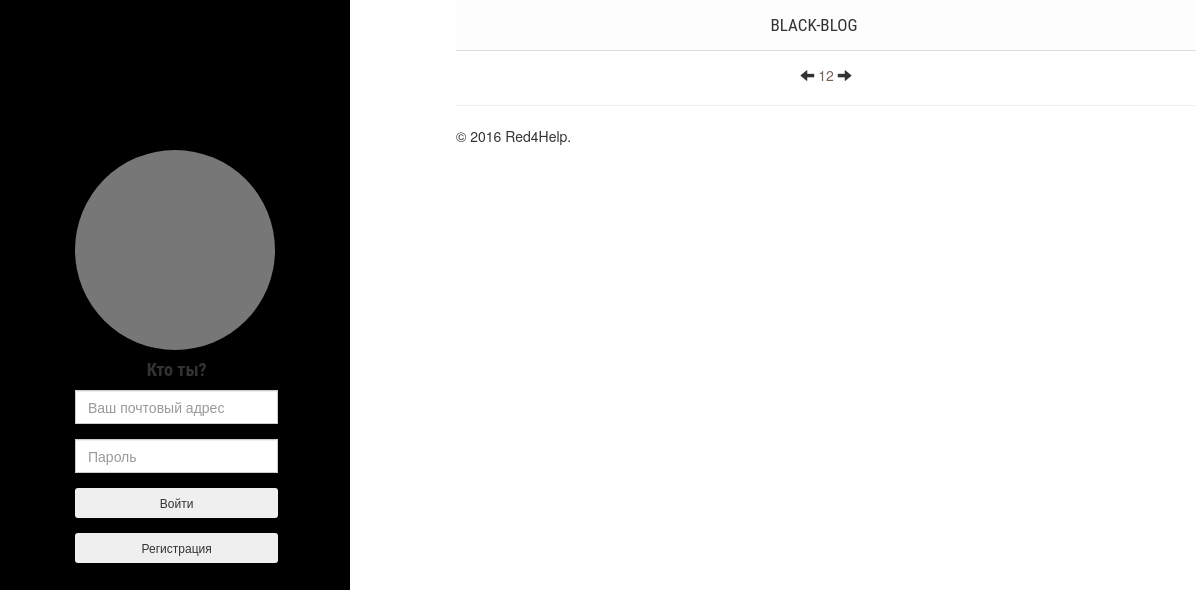
/, run on an earlier commit of the app's database.
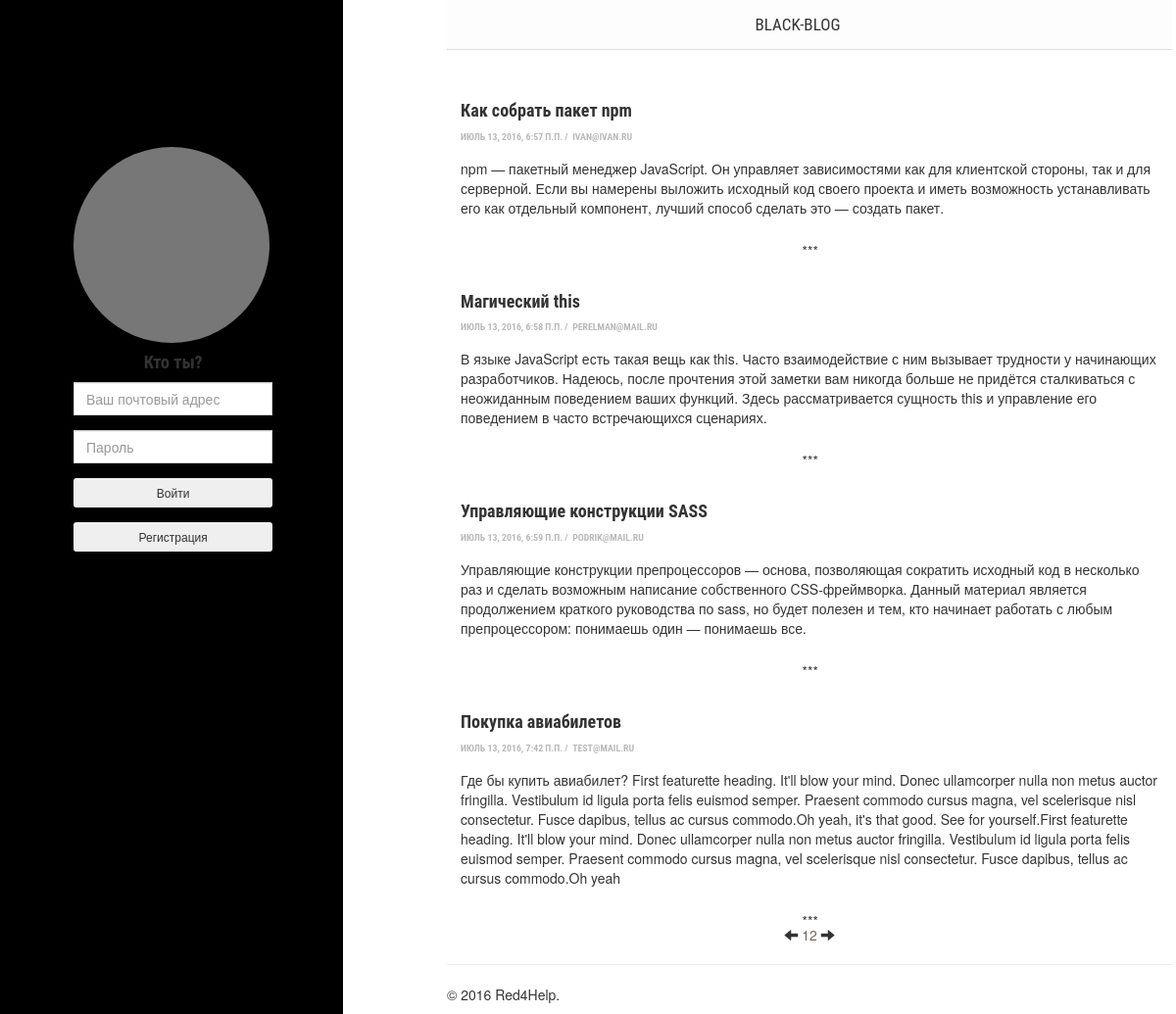
And on a later commit of the database.
### multiblog/models.py (models this page shows, shortened)
class Publication(models.Model):
	title = models.CharField(max_length=200, verbose_name='Имя')
	abstract = models.TextField(max_length=600, verbose_name='Краткое содержание')
	full_text = models.TextField(verbose_name='Полное описание')
	time = models.DateTimeField(verbose_name='Дата публикации')
	author = models.ForeignKey('Blogger', on_delete=models.CASCADE, verbose_name='Автор')
	class Meta:
		verbose_name = u'Публикация'
		verbose_name_plural = u'Публикации'

class Blogger(AbstractBaseUser):
	email = models.EmailField(verbose_name='Email', unique=True, max_length=250)
	name = models.CharField(max_length=100, verbose_name='Имя', blank=False)
	surname = models.CharField(max_length=100, verbose_name='Фамилия', blank=False)
	phone = models.CharField(max_length=20, verbose_name='Телефон', blank=False)
	skype = models.CharField(max_length=20, verbose_name='Skype', blank=False)
	avatar = models.ImageField(upload_to=u'./media/img/', verbose_name='Аватар', blank=False)
	is_active = models.BooleanField(default=True)
	is_admin = models.BooleanField(default=False)
	objects = BloggerManager()
	USERNAME_FIELD = 'email'
	def img_avatar(self):
		if self.avatar:
			return '<img src="%s" width="100"/>' % self.avatar.url
		else:
			return '(none)'
	img_avatar.short_description = 'Аватар'
	img_avatar.allow_tags = True
	class Meta:
		verbose_name = u'Блоггер'
		verbose_name_plural = u'Блоггеры'
	def __str__(self):
		if self.name or self.surname:
			return self.name + " " + self.surname
		else:
			return self.email

### multiblog/views.py (the view, shortened to what this page needs)
# urls.py: url(r'^$', views.main, name='main'),
def main(request):
	form = UserAuthForm()
	if request.GET.get('logout'):
		auth.logout(request)
		return HttpResponseRedirect("")
	publ = Publication.objects.all().order_by("id")
	return render(request, 'multiblog/main.html', {'form':form, 'user': auth.get_user(request), 'publ':publ})

### multiblog/forms.py
class UserAuthForm(forms.ModelForm):
	class Meta:
		model = Blogger
		fields = ('email', 'password',)
		widgets = {
			'email': forms.EmailInput(attrs={'class':'form-control',  'placeholder':'Ваш почтовый адрес', 'required': True}),
			'password': forms.TextInput(attrs={'class':'form-control',  'placeholder':'Пароль', 'required': True}),
		}

### multiblog/templatetags/multiblog_tags.py (called while the page is built)
@register.inclusion_tag('multiblog/footer.html')
def footer():
	return {'year':datetime.datetime.now().year}

@register.inclusion_tag('multiblog/header.html')
def header():
	return {}

### multiblog/templates/multiblog/main.html (shortened to what this page needs)
{% extends 'multiblog/base.html'%}
{% block content %}
    <div id="wrapper">
    	<div id="sidebar-wrapper">
    		<div class="col-sm-8 placeholder">
            {% if user.is_authenticated %}
                <img src="{{ el.image.url }}" class="img-responsive">
                <h4 class="text-center">{{ user }}</h4>
                <form action="#" method="get">
                  <input type="submit" class="btn" value="Новая запись" name="new">
                  <input type="submit" class="btn" value="Выйти" name="logout">
                </form>
            {% else %}
              <img class="img-responsive">
                <form class="form-signin" method="POST" id="submit-form">{% csrf_token %}
              		<h4 class="text-center">Кто ты?</h4>
                		<div class="form-group">
                    		<div class="input-group col-md-12"> {{ form.email }} </div>
              			</div>
              			<div class="form-group">
                    		<div class="input-group col-md-12"> {{ form.password }} </div>
                		</div>
              			<div class="form-group">
                        <div class="input-group col-md-12">
                     		 	<button class="btn btn-inverse btn-sm btn-block" type="submit" name="submit-log-in">Войти</button>
                        </div>
                    </div>
                    <div class="form-group">
                      <div class="input-group col-md-12">
                        <button class="btn btn-inverse btn-sm btn-block" type="submit" name="submit-register">Регистрация</button>
                      </div>
                    </div>
              	</form>
              {% endif %}
            </div>
        </div>
	</div>
	<header class="main-header content-wrapper">
		<nav class="nav-main center-wrapper">
			<a class="nav-main" href="{% url 'main' %}">Black-Blog</a>
		</nav>
	</header>
	<main class="content-wrapper">
		  {% for p in publ %}
			    <article class="index-page">
			      <h4><a href="{% url 'full' pk=p.id %}">{{ p.title }}</a></h4>
			      <p class="post-meta"><time datetime="{{ p.time }}">{{ p.time }}</time>&nbsp;/&nbsp;
				      <span item="author"><a href="{% url 'my_profile' pk=p.author.id %}">{{ p.author }}</a></span>
			      </p>
            <p>{{ p.abstract }}</p>
        	</article>
      {% endfor %}
      <div class="center-wrapper">
        <a href="left"><span class="glyphicon glyphicon-arrow-left"></span></a>
        <span>12</span>
        <a href="right"><span class="glyphicon glyphicon-arrow-right"></span></a>
      </div>
{% endblock content %}

### multiblog/templates/multiblog/base.html
{% load multiblog_tags %}
{% header %}
{% block content %}
{% endblock %}
{% footer %}

### multiblog/templates/multiblog/header.html (shortened to what this page needs)
<!DOCTYPE html>
<html lang="en">
  <head>
    {% load staticfiles %}
    <link href="{% static 'css/bootstrap/bootstrap.min.css' %}" rel="stylesheet">
    <link href="{% static 'css/style.css' %}" rel="stylesheet">
  </head>
  <body>

### multiblog/templates/multiblog/footer.html (shortened to what this page needs)
<hr class="featurette-divider">
        <footer>
            <p>&copy; {{ year }} Red4Help.</p>
        </footer>
	</main>
    {% load staticfiles %}
  </body>
</html>

### multiblog/static/css/style.css (style rules this page uses)
body { overflow-x: hidden; }
.post-meta { padding-bottom: .5em; text-transform: uppercase; color: #b9b9b9; font-size: 70%; font-weight: 700; font-family: 'Roboto Condensed',sans-serif; }
.post-meta a { color: #b9b9b9; font-family: 'Roboto Condensed',sans-serif; }
.index-page { position: relative; }
article { padding: 2em 1em; }
article { display: block; }
article:after { content: "***"; position: absolute; margin-top: 1em; width: 100px; left: 49%; }
main { padding-top: 1em; }
a { background: 0 0; color: #333; }
h1 a:focus, h1 a:hover, h1 a:link, h1 a:visited, h2 a:focus, h2 a:hover, h2 a:link, h2 a:visited, h3 a:focus, h3 a:hover, h3 a:link, h3 a:visited, h4 a:focus, h4 a:hover, h4 a:link, h4 a:visited, h5 a:focus, h5 a:hover, h5 a:link, h5 a:visited, h6 a:focus, h6 a:hover, h6 a:link, h6 a:visited { color: #333; text-decoration: none; }
h1, h2, h3, h4, h5, h6 { font-family: 'Roboto Condensed',sans-serif; font-weight: 700; }
.nav-main a { font-size: 17px; display: block; padding-right: 2em; margin: 0; }
.nav-main a { -webkit-order: 1; -ms-flex-order: 1; order: 1; line-height: 50px; margin: auto; color: #333; text-decoration: none; }
.content-wrapper { width: 62%; max-width: 740px; margin-left: 38%; }
.center-wrapper { max-width: 960px; margin: 0 auto; top: 10px; text-align: center; color: #766257; }
.main-header { background-color: rgb(253, 253, 253); z-index: 100; width: 100%; top: 0px; border-bottom: 1px solid rgb(221, 221, 221); border-bottom-width: 1px; border-bottom-style: solid; border-bottom-color: rgb(221, 221, 221); }
.nav-main { height: 50px; display: flex; justify-content: space-around; font-weight: 400; font-family: "Roboto Condensed", sans-serif; text-transform: uppercase; flex-flow: row wrap; padding: 0px 1rem; }
.placeholder { position: relative; top: 150px; left: 60px; }
.placeholder img { display: inline-block; border-radius: 50%; width: 200px; height: 200px; }
#wrapper { padding-left: 0; -webkit-transition: all 0.5s ease; -moz-transition: all 0.5s ease; -o-transition: all 0.5s ease; transition: all 0.5s ease; }
#sidebar-wrapper { z-index: 1000; position: fixed; left: 250px; width: 0; height: 100%; margin-left: -250px; overflow-y: auto; background: #000; -webkit-transition: all 0.5s ease; -moz-transition: all 0.5s ease; -o-transition: all 0.5s ease; transition: all 0.5s ease; }
@media (min-width:768px) { #wrapper { padding-left: 250px; } }
@media (min-width:768px) { #sidebar-wrapper { width: 350px; } }

What changed in the data, as far as the page shows it:
added Publication: title "Как собрать пакет npm", time "ИЮЛЬ 13, 2016, 6:57 П.П.", author "IVAN@IVAN.RU", abstract "npm — пакетный менеджер JavaScript. Он управляет зависимостями как для клиентской стороны, так и для серверной. Если вы намерены выложить исходный код своего проекта и иметь возможность устанавливать его как отдельный компонент, лучший способ сделать это — создать пакет."
added Publication: title "Магический this", time "ИЮЛЬ 13, 2016, 6:58 П.П.", author "PERELMAN@MAIL.RU", abstract "В языке JavaScript есть такая вещь как this. Часто взаимодействие с ним вызывает трудности у начинающих разработчиков. Надеюсь, после прочтения этой заметки вам никогда больше не придётся сталкиваться с неожиданным поведением ваших функций. Здесь рассматривается сущность this и управление его поведением в часто встречающихся сценариях."
added Publication: title "Управляющие конструкции SASS", time "ИЮЛЬ 13, 2016, 6:59 П.П.", author "PODRIK@MAIL.RU", abstract "Управляющие конструкции препроцессоров — основа, позволяющая сократить исходный код в несколько раз и сделать возможным написание собственного CSS-фреймворка. Данный материал является продолжением краткого руководства по sass, но будет полезен и тем, кто начинает работать с любым препроцессором: понимаешь один — понимаешь все."
added Publication: title "Покупка авиабилетов", time "ИЮЛЬ 13, 2016, 7:42 П.П.", author "TEST@MAIL.RU", abstract "Где бы купить авиабилет? First featurette heading. It'll blow your mind. Donec ullamcorper nulla non metus auctor fringilla. Vestibulum id ligula porta felis euismod semper. Praesent commodo cursus magna, vel scelerisque nisl consectetur. Fusce dapibus, tellus ac cursus commodo.Oh yeah, it's that good. See for yourself.First featurette heading. It'll blow your mind. Donec ullamcorper nulla non metus auctor fringilla. Vestibulum id ligula porta felis euismod semper. Praesent commodo cursus magna, vel scelerisque nisl consectetur. Fusce dapibus, tellus ac cursus commodo.Oh yeah"
